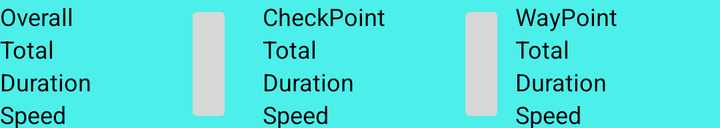
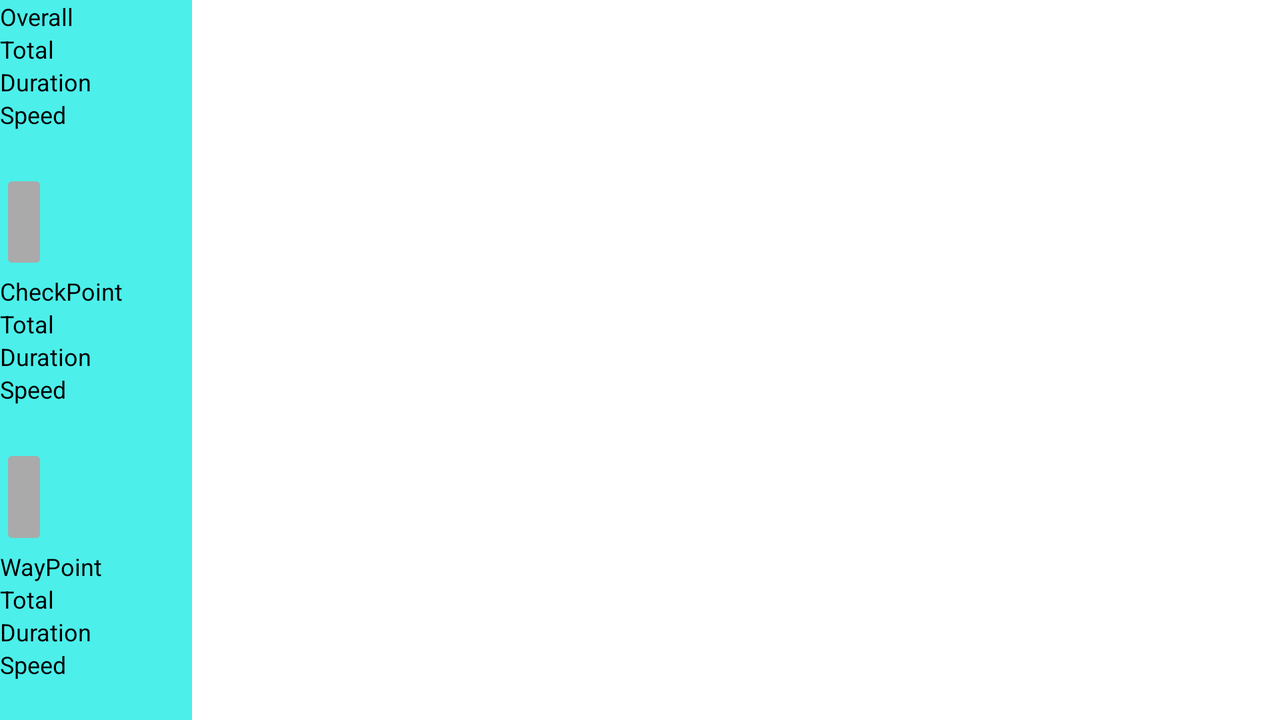

Compare how this app lays out the same screen by default and in its alternative resource folder. The renders come first, then the two layout files and the values they reference.
<!-- AndroidManifest.xml: application theme Theme.GPS_SportMap -->
<!-- res/layout/map_actions.xml -->
<?xml version="1.0" encoding="utf-8"?>
<LinearLayout xmlns:android="http://schemas.android.com/apk/res/android"
    xmlns:app="http://schemas.android.com/apk/res-auto"
    xmlns:internal="http://schemas.android.com/apk/prv/res/android"
    android:layout_width="match_parent"
    android:layout_height="64dp"
    android:background="#4CEFEA"
    android:orientation="horizontal"
    internal:layout_maxHeight="64dp">


    <LinearLayout
        android:layout_width="0dp"
        android:layout_height="match_parent"
        android:layout_weight="1"
        android:orientation="vertical">

        <TextView
            android:id="@+id/textViewTotalDescription"
            android:layout_width="match_parent"
            android:layout_height="wrap_content"
            android:text="Overall"
            android:textAlignment="viewStart"
            android:textColor="#000000"
            android:textSize="12sp" />

        <TextView
            android:id="@+id/textViewOverallTotal"
            android:layout_width="match_parent"
            android:layout_height="wrap_content"
            android:text="Total"
            android:textAlignment="viewStart"
            android:textColor="#000000"
            android:textSize="12sp" />

        <TextView
            android:id="@+id/textViewOverallDuration"
            android:layout_width="match_parent"
            android:layout_height="wrap_content"
            android:text="Duration"
            android:textAlignment="viewStart"
            android:textColor="#000000"
            android:textSize="12sp" />

        <TextView
            android:id="@+id/textViewOverallSpeed"
            android:layout_width="match_parent"
            android:layout_height="wrap_content"
            android:text="Speed"
            android:textAlignment="viewStart"
            android:textColor="#000000"
            android:textSize="12sp" />
    </LinearLayout>

    <ImageButton
        android:id="@+id/imageButtonCP"
        android:layout_width="wrap_content"
        android:layout_height="match_parent"
        android:layout_marginRight="15dp"
        android:src="@drawable/baseline_outlined_flag_24"
        app:srcCompat="@drawable/baseline_outlined_flag_24" />

    <LinearLayout
        android:layout_width="0dp"
        android:layout_height="match_parent"
        android:layout_weight="1"
        android:orientation="vertical">

        <TextView
            android:id="@+id/textViewCheckPointDescription"
            android:layout_width="match_parent"
            android:layout_height="wrap_content"
            android:text="CheckPoint"
            android:textAlignment="viewStart"
            android:textColor="#000000"
            android:textSize="12sp" />

        <TextView
            android:id="@+id/textViewCPTotal"
            android:layout_width="match_parent"
            android:layout_height="wrap_content"
            android:text="Total"
            android:textAlignment="viewStart"
            android:textColor="#000000"
            android:textSize="12sp" />

        <TextView
            android:id="@+id/textViewCPDuration"
            android:layout_width="match_parent"
            android:layout_height="wrap_content"
            android:text="Duration"
            android:textAlignment="viewStart"
            android:textColor="#000000"
            android:textSize="12sp" />

        <TextView
            android:id="@+id/textViewCPSpeed"
            android:layout_width="match_parent"
            android:layout_height="wrap_content"
            android:text="Speed"
            android:textAlignment="viewStart"
            android:textColor="#000000"
            android:textSize="12sp" />
    </LinearLayout>

    <ImageButton
        android:id="@+id/imageButtonWP"
        android:layout_width="wrap_content"
        android:layout_height="match_parent"
        android:layout_marginLeft="5dp"
        android:layout_marginRight="5dp"
        android:src="@drawable/baseline_location_searching_24"
        app:srcCompat="@drawable/baseline_location_searching_24" />


    <LinearLayout
        android:layout_width="0dp"
        android:layout_height="match_parent"
        android:layout_weight="1"
        android:orientation="vertical">

        <TextView
            android:id="@+id/textViewWayPointDescription"
            android:layout_width="match_parent"
            android:layout_height="wrap_content"
            android:text="WayPoint"
            android:textAlignment="viewStart"
            android:textColor="#000000"
            android:textSize="12sp" />

        <TextView
            android:id="@+id/textViewWPTotal"
            android:layout_width="match_parent"
            android:layout_height="wrap_content"
            android:text="Total"
            android:textAlignment="viewStart"
            android:textColor="#000000"
            android:textSize="12sp" />

        <TextView
            android:id="@+id/textViewWPDuration"
            android:layout_width="match_parent"
            android:layout_height="wrap_content"
            android:text="Duration"
            android:textAlignment="viewStart"
            android:textColor="#000000"
            android:textSize="12sp" />

        <TextView
            android:id="@+id/textViewWPSpeed"
            android:layout_width="match_parent"
            android:layout_height="wrap_content"
            android:text="Speed"
            android:textAlignment="viewStart"
            android:textColor="#000000"
            android:textSize="12sp" />
    </LinearLayout>

    <LinearLayout
        android:layout_width="10dp"
        android:layout_height="match_parent"
        android:orientation="horizontal"></LinearLayout>


</LinearLayout>
<!-- resources referenced by this layout -->
<resources>
  <style name="Theme.GPS_SportMap" parent="Theme.MaterialComponents.DayNight.NoActionBar">
          
          <item name="colorPrimary">@color/purple_500</item>
          <item name="colorPrimaryVariant">@color/purple_700</item>
          <item name="colorOnPrimary">@color/white</item>
          
          <item name="colorSecondary">@color/teal_200</item>
          <item name="colorSecondaryVariant">@color/teal_700</item>
          <item name="colorOnSecondary">@color/black</item>
          
          <item name="android:statusBarColor" tools:targetApi="l">?attr/colorPrimaryVariant</item>
          
      </style>
</resources>
<!-- res/layout-land/map_actions.xml (the repository's variant of the layout above) -->
<!-- drawn on the phone turned sideways -->
<?xml version="1.0" encoding="utf-8"?>
<LinearLayout xmlns:android="http://schemas.android.com/apk/res/android"
    xmlns:app="http://schemas.android.com/apk/res-auto"
    xmlns:internal="http://schemas.android.com/apk/prv/res/android"
    android:layout_width="96dp"
    android:layout_height="match_parent"
    android:background="#4CEFEA"
    android:orientation="vertical"
    internal:layout_maxHeight="64dp">


    <LinearLayout
        android:layout_width="match_parent"
        android:layout_height="64dp"
        android:layout_weight="1"
        android:orientation="vertical">

        <TextView
            android:id="@+id/textViewTotalDescription2"
            android:layout_width="match_parent"
            android:layout_height="wrap_content"
            android:text="Overall"
            android:textAlignment="viewStart"
            android:textColor="#000000"
            android:textSize="12sp" />

        <TextView
            android:id="@+id/textViewOverallTotal"
            android:layout_width="match_parent"
            android:layout_height="wrap_content"
            android:text="Total"
            android:textAlignment="viewStart"
            android:textColor="#000000"
            android:textSize="12sp" />

        <TextView
            android:id="@+id/textViewOverallDuration"
            android:layout_width="match_parent"
            android:layout_height="wrap_content"
            android:text="Duration"
            android:textAlignment="viewStart"
            android:textColor="#000000"
            android:textSize="12sp" />

        <TextView
            android:id="@+id/textViewOverallSpeed"
            android:layout_width="match_parent"
            android:layout_height="wrap_content"
            android:text="Speed"
            android:textAlignment="viewStart"
            android:textColor="#000000"
            android:textSize="12sp" />
    </LinearLayout>

    <ImageButton
        android:id="@+id/imageButtonCP"
        android:layout_width="wrap_content"
        android:layout_height="32dp"
        android:layout_weight="1"
        android:backgroundTint="@android:color/darker_gray"
        android:src="@drawable/baseline_outlined_flag_24"
        app:srcCompat="@drawable/baseline_outlined_flag_24" />

    <LinearLayout
        android:layout_width="match_parent"
        android:layout_height="64dp"
        android:layout_weight="1"
        android:orientation="vertical">

        <TextView
            android:id="@+id/textViewCheckPointDescription2"
            android:layout_width="match_parent"
            android:layout_height="wrap_content"
            android:text="CheckPoint"
            android:textAlignment="viewStart"
            android:textColor="#000000"
            android:textSize="12sp" />

        <TextView
            android:id="@+id/textViewCPTotal"
            android:layout_width="match_parent"
            android:layout_height="wrap_content"
            android:text="Total"
            android:textAlignment="viewStart"
            android:textColor="#000000"
            android:textSize="12sp" />

        <TextView
            android:id="@+id/textViewCPDuration"
            android:layout_width="match_parent"
            android:layout_height="wrap_content"
            android:text="Duration"
            android:textAlignment="viewStart"
            android:textColor="#000000"
            android:textSize="12sp" />

        <TextView
            android:id="@+id/textViewCPSpeed"
            android:layout_width="match_parent"
            android:layout_height="wrap_content"
            android:text="Speed"
            android:textAlignment="viewStart"
            android:textColor="#000000"
            android:textSize="12sp" />
    </LinearLayout>

    <ImageButton
        android:id="@+id/imageButtonWP"
        android:layout_width="wrap_content"
        android:layout_height="32dp"
        android:layout_weight="1"
        android:backgroundTint="@android:color/darker_gray"
        android:src="@drawable/baseline_location_searching_24"
        app:srcCompat="@drawable/baseline_location_searching_24" />


    <LinearLayout
        android:layout_width="match_parent"
        android:layout_height="64dp"
        android:layout_weight="1"
        android:orientation="vertical">

        <TextView
            android:id="@+id/textViewWayPointDescription2"
            android:layout_width="match_parent"
            android:layout_height="wrap_content"
            android:text="WayPoint"
            android:textAlignment="viewStart"
            android:textColor="#000000"
            android:textSize="12sp" />

        <TextView
            android:id="@+id/textViewWPTotal"
            android:layout_width="match_parent"
            android:layout_height="wrap_content"
            android:text="Total"
            android:textAlignment="viewStart"
            android:textColor="#000000"
            android:textSize="12sp" />

        <TextView
            android:id="@+id/textViewWPDuration"
            android:layout_width="match_parent"
            android:layout_height="wrap_content"
            android:text="Duration"
            android:textAlignment="viewStart"
            android:textColor="#000000"
            android:textSize="12sp" />

        <TextView
            android:id="@+id/textViewWPSpeed"
            android:layout_width="match_parent"
            android:layout_height="wrap_content"
            android:text="Speed"
            android:textAlignment="viewStart"
            android:textColor="#000000"
            android:textSize="12sp" />
    </LinearLayout>


</LinearLayout>
